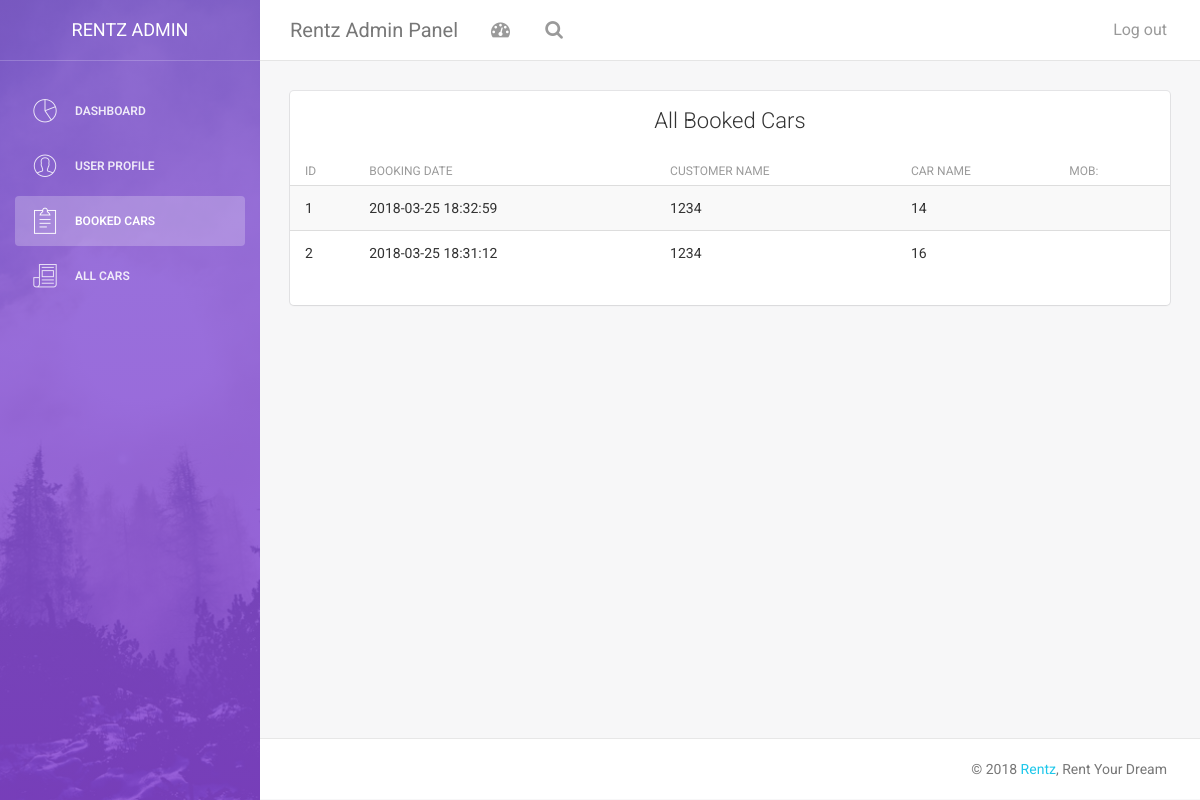
The page /admin/index.php?d=2 (signed in) on the database as committed earlier.
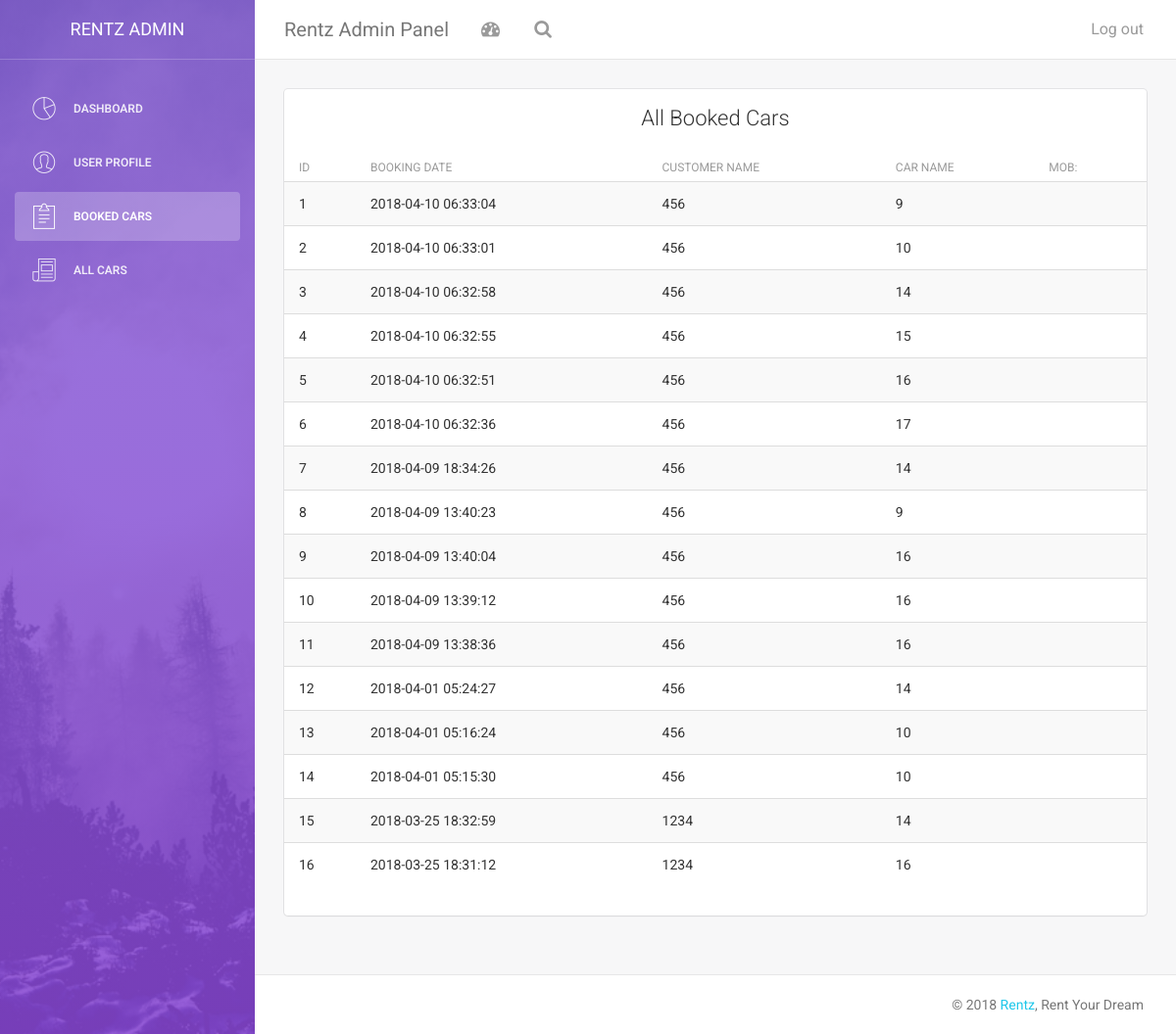
The same page on the database as committed later.
### tables this page shows
CREATE TABLE IF NOT EXISTS `tbl_booking` (
  `book_id` int(11) NOT NULL AUTO_INCREMENT,
  `cars_id` int(11) NOT NULL,
  `cust_id` varchar(256) NOT NULL,
  `book_date` timestamp NOT NULL DEFAULT CURRENT_TIMESTAMP,
  `comments` text NOT NULL,
  `status` int(11) NOT NULL,
  PRIMARY KEY (`book_id`),
  KEY `cars_id` (`cars_id`),
  KEY `cust_id` (`cust_id`)
);

### config.php (called while the page is built, shortened)
<?php
$connection = mysqli_connect('localhost', 'root', '');
$select_db = mysqli_select_db($connection, 'rentz');
?>

### admin/data/data_functions.php (called while the page is built, shortened)
<?php
function get_all_users()
{	include('../config.php');
	$a=0;
	$typ=array();
	$sql="SELECT * FROM `tbl_user` ORDER BY `id` DESC";
	$result=mysqli_query($connection,$sql);
	while($row=mysqli_fetch_array($result))
	{
		$typ[$a]=array();
		$typ[$a]['id']=$row['id'];
		$typ[$a]['address']=stripslashes($row['address']);
		$typ[$a]['category']=stripslashes($row['category']);
		$typ[$a]['firstname']=stripslashes($row['firstname']);
		$typ[$a]['idphoto']=stripslashes($row['idphoto']);
		$typ[$a]['lastname']=stripslashes($row['lastname']);
		$typ[$a]['licenceno']=stripslashes($row['licenceno']);
		$typ[$a]['licencephoto']=stripslashes($row['licencephoto']);
		$typ[$a]['mobno']=stripslashes($row['mobno']);
		$typ[$a]['password']=stripslashes($row['password']);
		$typ[$a]['status']=stripslashes($row['status']);
	$a++;
	}
	return $typ;
}function get_all_bookedcars()
{	include('../config.php');
	$a=0;
	$typ=array();
	$sql="SELECT * FROM `tbl_booking` ORDER BY `book_id` DESC";
	$result=mysqli_query($connection,$sql);
	while($row=mysqli_fetch_array($result))
	{
		$typ[$a]=array();
		$typ[$a]['book_id']=$row['book_id'];
		$typ[$a]['book_date']=stripslashes($row['book_date']);
		$typ[$a]['cars_id']=stripslashes($row['cars_id']);
		$typ[$a]['comments']=stripslashes($row['comments']);
		$typ[$a]['cust_id']=stripslashes($row['cust_id']);
		$typ[$a]['status']=stripslashes($row['status']);
	$a++;
	}
	return $typ;
}
?>

### admin/pages/all_booked_cars.php (the view)
<?php
include('data/data_functions.php');
$pgs=get_all_bookedcars();
$counts=count($pgs);
?>
<div class="content table-responsive table-full-width">
                                <table class="table table-hover table-striped">
                                    <thead>
                                        <th>ID</th>
                                    	<th>Booking Date</th>
                                        <th>Customer Name</th>
                                    	<th>Car Name</th>
                                    	<th>Mob:</th>
                                    </thead>
                                    <tbody>
									<?php for($i=0;$i<$counts;$i++){?>
                                        <tr>
                                        	<td><?php echo $i+1 ?></td>
                                        	<td><?php echo $pgs[$i]['book_date']; echo "  ";?></td>
                                        	<td><?php echo $pgs[$i]['cust_id'];?></td>
                                        	<td><?php echo $pgs[$i]['cars_id'];?></td>
                                        	<td><?php echo $pgs[$i]['comments'];?></td>
                                        </tr>
                                        <?php } ?>
                                    </tbody>
                                </table>
 </div>

### admin/index.php (shortened to what this page needs)
<!doctype html>
<html lang="en">
<head>
    <link href="assets/css/bootstrap.min.css" rel="stylesheet" />
    <link href="assets/css/animate.min.css" rel="stylesheet"/>
    <link href="assets/css/light-bootstrap-dashboard.css?v=1.4.0" rel="stylesheet"/>
    <link href="assets/css/demo.css" rel="stylesheet" />
    <link href="http://maxcdn.bootstrapcdn.com/font-awesome/4.2.0/css/font-awesome.min.css" rel="stylesheet">
    <link href="assets/css/pe-icon-7-stroke.css" rel="stylesheet" />
</head>
<body>
<div class="wrapper">
    <div class="sidebar" data-color="purple" data-image="assets/img/sidebar-5.jpg">
    	<div class="sidebar-wrapper">
            <div class="logo">
                <a href="" class="simple-text">
                    Rentz Admin
                </a>
            </div>
            <ul class="nav">
                <li>
                    <a href="index.php">
                        <i class="pe-7s-graph"></i>
                        <p>Dashboard</p>
                    </a>
                </li>
                <li>
                    <a href="index.php?d=1">
                        <i class="pe-7s-user"></i>
                        <p>User Profile</p>
                    </a>
                </li>
                <li class="active">
                    <a href="index.php?d=2">
                        <i class="pe-7s-note2"></i>
                        <p>Booked Cars</p>
                    </a>
                </li>
                <li>
                    <a href="index.php?d=3">
                        <i class="pe-7s-news-paper"></i>
                        <p>All Cars</p>
                    </a>
                </li>
            </ul>
    	</div>
    </div>
    <div class="main-panel">
		<nav class="navbar navbar-default navbar-fixed">
            <div class="container-fluid">
                <div class="navbar-header">
                    <a class="navbar-brand" href="#">Rentz Admin Panel</a>
                </div>
                <div class="collapse navbar-collapse">
                    <ul class="nav navbar-nav navbar-left">
                        <li>
                            <a href="#" class="dropdown-toggle" data-toggle="dropdown">
                                <i class="fa fa-dashboard"></i>
                            </a>
                        </li>
                        <li>
                           <a href="">
                                <i class="fa fa-search"></i>
                            </a>
                        </li>
                    </ul>
                    <ul class="nav navbar-nav navbar-right">
                        <li>
                            <a href="db_logout.php">
                                <p>Log out</p>
                            </a>
                        </li>
                    </ul>
                </div>
            </div>
        </nav>
<?php if(isset($_GET['d'])){
										$id=$_GET['d'];
										}
									else {
										$id=0;
										}?>
        <div class="content">
            <div class="container-fluid">
                <div class="row">
                    <div class="col-md-12">
                        <div class="card">
                            <div class="header">
                          <?php   switch($id){
							  ?>
                              <?php case 2: ?>
                               <h4 class="title" align="center">All Booked Cars</h4>
                               <?php break;?>
            				 <?php }?>
                            </div>
                            <?php
										switch($id){
											case 2:
												 include('pages/all_booked_cars.php');
											break;
											}
							?>
                        </div>
                    </div>
                </div>
            </div>
        </div>
        <footer class="footer">
            <div class="container-fluid">
                <p class="copyright pull-right">
                    &copy; <script>document.write(new Date().getFullYear())</script> <a href="">Rentz</a>, Rent Your Dream
                </p>
            </div>
        </footer>
    </div>
</div>
</body>
</html>

Rows that differ between the two databases and show on the page:
added tbl_booking: book_date "2018-04-10 06:33:04", cust "456", cars "9"
added tbl_booking: book_date "2018-04-10 06:33:01", cust "456", cars "10"
added tbl_booking: book_date "2018-04-10 06:32:58", cust "456", cars "14"
added tbl_booking: book_date "2018-04-10 06:32:55", cust "456", cars "15"
added tbl_booking: book_date "2018-04-10 06:32:51", cust "456", cars "16"
added tbl_booking: book_date "2018-04-10 06:32:36", cust "456", cars "17"
added tbl_booking: book_date "2018-04-09 18:34:26", cust "456", cars "14"
added tbl_booking: book_date "2018-04-09 13:40:23", cust "456", cars "9"
added tbl_booking: book_date "2018-04-09 13:40:04", cust "456", cars "16"
added tbl_booking: book_date "2018-04-09 13:39:12", cust "456", cars "16"
added tbl_booking: book_date "2018-04-09 13:38:36", cust "456", cars "16"
added tbl_booking: book_date "2018-04-01 05:24:27", cust "456", cars "14"
added tbl_booking: book_date "2018-04-01 05:16:24", cust "456", cars "10"
added tbl_booking: book_date "2018-04-01 05:15:30", cust "456", cars "10"
